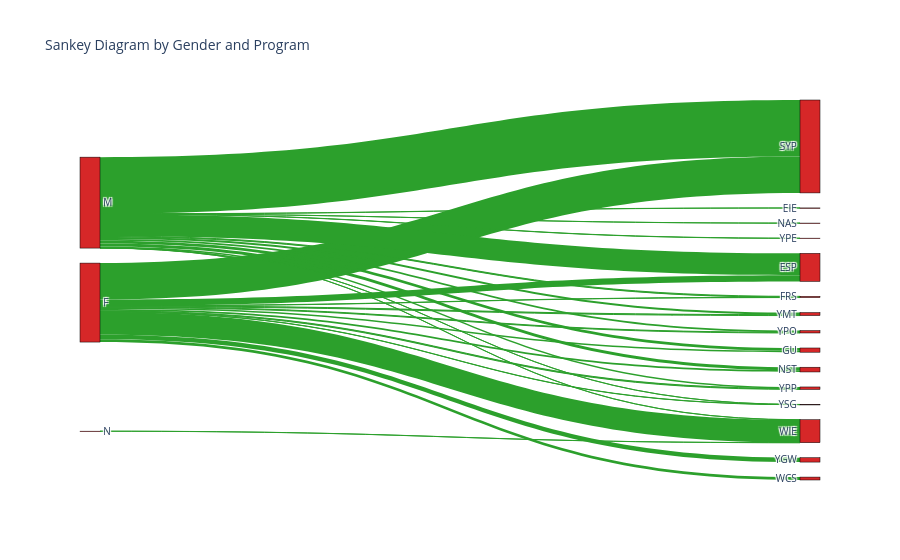

The notebook cell saved with this chart:
### Code cell
# Grouping by 'GENDER' and 'PROGRAM'
san_gender_program = csv_norm_2015_2023_ii.groupby(['GENDER', 'PROGRAM'])['ID'].count().reset_index()
san_gender_program = san_gender_program.rename(columns={'GENDER': 'source', 'PROGRAM': 'target', 'ID': 'value'})

# Unique values that contain unique values of source and target values
unique_source_target_gender_program = list(pd.unique(san_gender_program[['source', 'target']].values.ravel("K")))

# Dictionary to map
mapping_dict_gender_program = {k: v for v, k in enumerate(unique_source_target_gender_program)}

# Mapping source and target
san_gender_program['source'] = san_gender_program["source"].map(mapping_dict_gender_program)
san_gender_program['target'] = san_gender_program["target"].map(mapping_dict_gender_program)

# Converting to dictionary
link_dict_gender_program = san_gender_program.to_dict(orient="list")

# Creating the Sankey diagram
fig_gender_program = go.Figure(data=[go.Sankey(
    node=dict(
        pad=15,
        thickness=20,
        line=dict(color="black", width=0.5),
        label=unique_source_target_gender_program,
        color=node_colors
    ),
    link=dict(
        source=link_dict_gender_program["source"],
        target=link_dict_gender_program["target"],
        value=link_dict_gender_program["value"],
        color=link_colors
    )
)])

# Adding title
fig_gender_program.update_layout(title_text="Sankey Diagram by Gender and Program", font_size=10)

# Display the Sankey diagram
fig_gender_program.show()

### Figure 1 — Plotly figure (JSON) as saved in the notebook; plotly's stock layout.template omitted (floating-point values rounded to 4 significant figures)
{"data": [{"link": {"color": ["#2ca02c", "#2ca02c", "#2ca02c", "#2ca02c", "#2ca02c", "#2ca02c", "#2ca02c", "#2ca02c", "#2ca02c", "#2ca02c", "#2ca02c", "#2ca02c", "#2ca02c", "#2ca02c", "#2ca02c", "#2ca02c", "#2ca02c", "#2ca02c", "#2ca02c", "#2ca02c", "#2ca02c", "#2ca02c", "#2ca02c", "#2ca02c", "#2ca02c", "#2ca02c", "#2ca02c", "#2ca02c", "#2ca02c", "#2ca02c", "#2ca02c", "#2ca02c", "#2ca02c", "#2ca02c", "#2ca02c", "#2ca02c", "#2ca02c", "#2ca02c", "#2ca02c", "#2ca02c", "#2ca02c", "#2ca02c", "#2ca02c", "#2ca02c", "#2ca02c", "#2ca02c", "#2ca02c", "#2ca02c", "#2ca02c", "#2ca02c", "#2ca02c", "#2ca02c", "#2ca02c", "#2ca02c", "#2ca02c", "#2ca02c"], "source": [0, 0, 0, 0, 0, 0, 0, 0, 0, 0, 0, 0, 1, 1, 1, 1, 1, 1, 1, 1, 1, 1, 1, 1, 1, 2], "target": [3, 4, 5, 6, 7, 8, 9, 10, 11, 12, 13, 14, 15, 3, 4, 5, 16, 6, 7, 9, 11, 17, 12, 13, 14, 9], "value": [310, 12, 71, 90, 1804, 145, 1133, 217, 47, 38, 49, 9, 8, 1084, 46, 139, 4, 146, 2814, 6, 103, 9, 82, 75, 4, 4]}, "node": {"color": ["#d62728", "#d62728", "#d62728", "#d62728", "#d62728", "#d62728", "#d62728", "#d62728", "#d62728", "#d62728", "#d62728", "#d62728", "#d62728", "#d62728", "#d62728", "#d62728", "#d62728", "#d62728", "#d62728", "#d62728", "#d62728", "#d62728", "#d62728", "#d62728", "#d62728", "#d62728", "#d62728"], "label": ["F", "M", "N", "ESP", "FRS", "GU", "NST", "SYP", "WCS", "WIE", "YGW", "YMT", "YPO", "YPP", "YSG", "EIE", "NAS", "YPE"], "line": {"color": "black", "width": 0.5}, "pad": 15, "thickness": 20}, "type": "sankey"}], "layout": {"font": {"size": 10}, "title": {"text": "Sankey Diagram by Gender and Program"}}}
